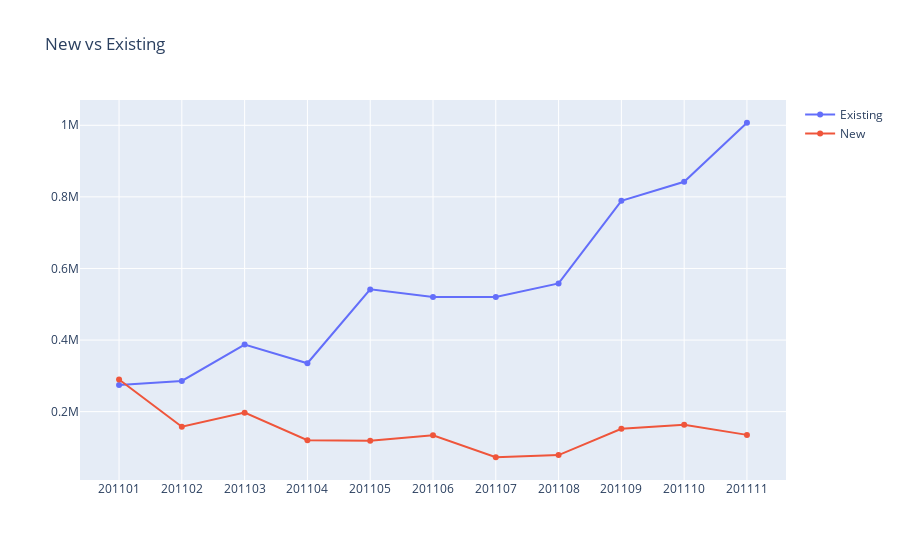

Write notebook code for a chart like this one.
### Code cell
#calculate the Revenue per month for each user type
userBasedRevenue = processedDataFrame.groupby(['YearMonth','UserType'])['Revenue'].sum().reset_index()

#filtering the dates and plot the result
userBasedRevenue = userBasedRevenue.query("YearMonth != 201012 and YearMonth != 201112")

plot_data = [
    go.Scatter(
        x=userBasedRevenue.query("UserType == 'Existing'")['YearMonth'],
        y=userBasedRevenue.query("UserType == 'Existing'")['Revenue'],
        name = 'Existing'
    ),
    go.Scatter(
        x=userBasedRevenue.query("UserType == 'New'")['YearMonth'],
        y=userBasedRevenue.query("UserType == 'New'")['Revenue'],
        name = 'New'
    )
]

plot_layout = go.Layout(
        xaxis={"type": "category"},
        title='New vs Existing'
    )

fig = go.Figure(data=plot_data, layout=plot_layout)
iplot(fig)

### Figure 1 — Plotly figure (JSON) as saved in the notebook; plotly's stock layout.template omitted (floating-point values rounded to 4 significant figures)
{"data": [{"name": "Existing", "type": "scatter", "x": [201101, 201102, 201103, 201104, 201105, 201106, 201107, 201108, 201109, 201110, 201111], "y": [274200.0, 285700.0, 387300.0, 335100.0, 541500.0, 520500.0, 520200.0, 558200.0, 788800.0, 842300.0, 1007000.0]}, {"name": "New", "type": "scatter", "x": [201101, 201102, 201103, 201104, 201105, 201106, 201107, 201108, 201109, 201110, 201111], "y": [289900.0, 157700.0, 197200.0, 120200.0, 118900.0, 133900.0, 72550.0, 78620.0, 152100.0, 163400.0, 135100.0]}], "layout": {"title": {"text": "New vs Existing"}, "xaxis": {"type": "category"}}}
